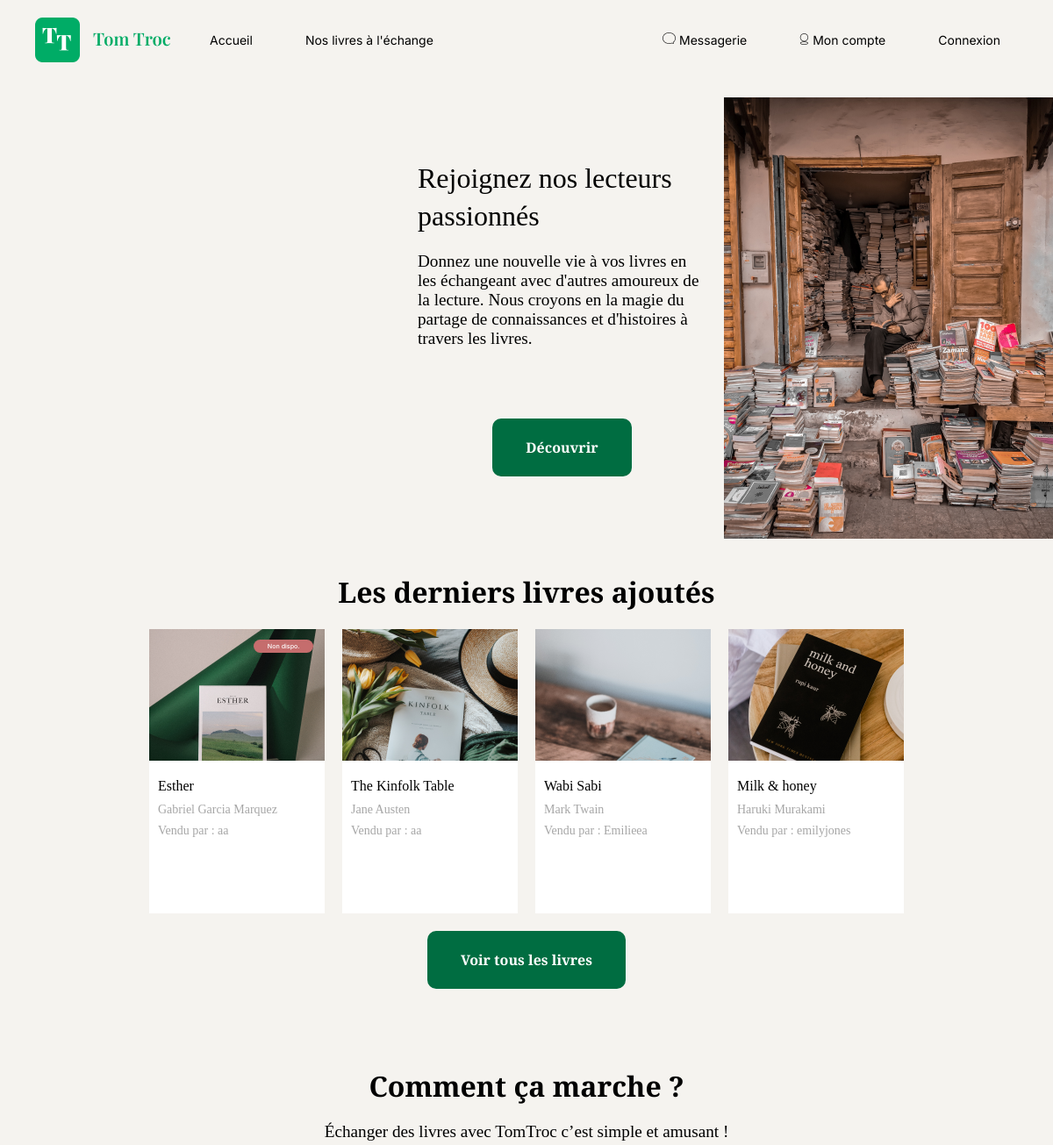
Before: / (upper part) with the older database file.
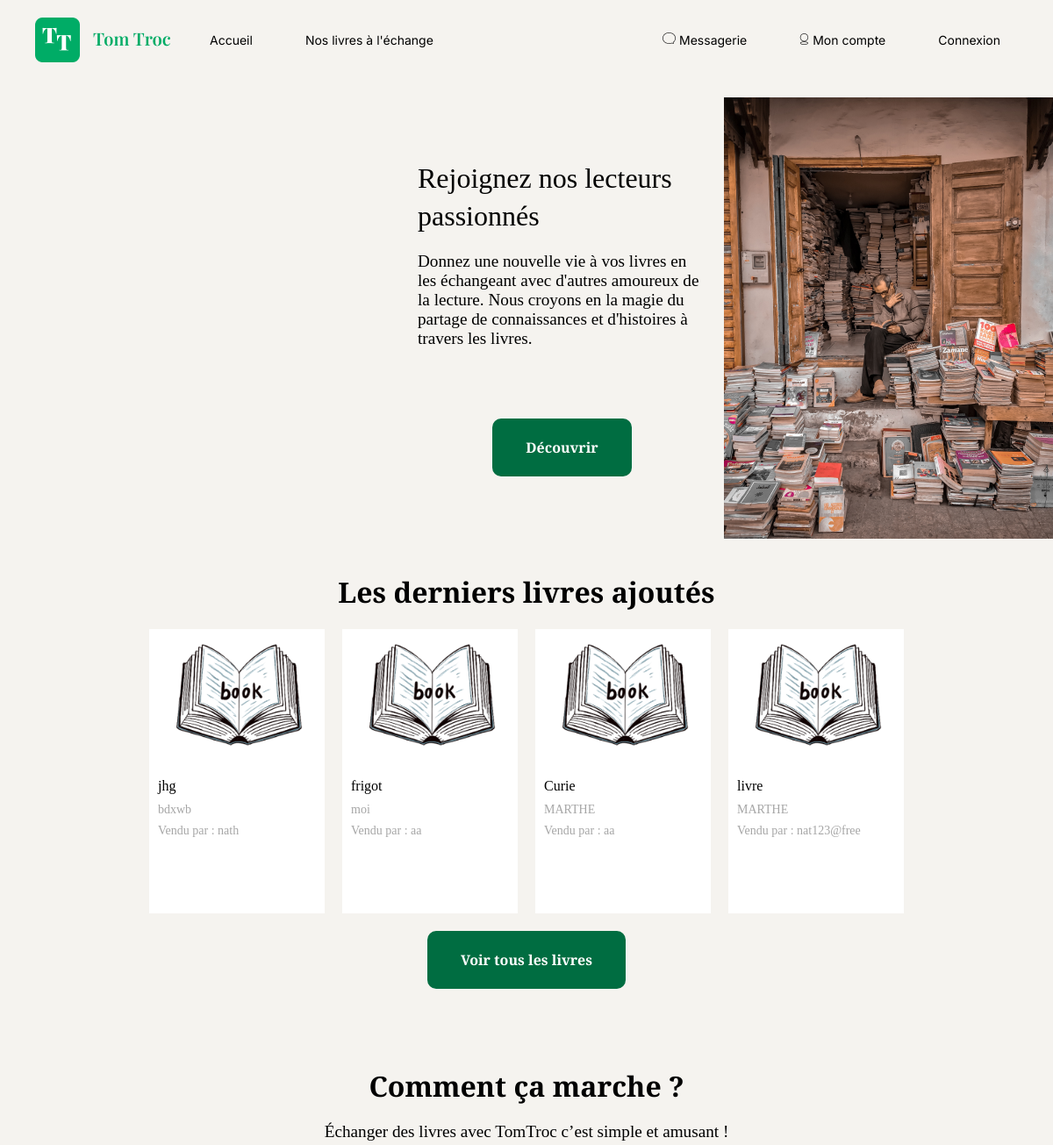
After: the same page with the newer database file.
### tables this page shows
CREATE TABLE IF NOT EXISTS `book` (
  `id` int NOT NULL AUTO_INCREMENT,
  `title` varchar(255) NOT NULL,
  `author` varchar(255) NOT NULL,
  `img` varchar(255) NOT NULL,
  `description` text NOT NULL,
  `createdAt` timestamp NOT NULL DEFAULT CURRENT_TIMESTAMP,
  `updatedAt` timestamp NULL DEFAULT CURRENT_TIMESTAMP,
  `available` tinyint(1) NOT NULL,
  `user_id` int DEFAULT NULL,
  PRIMARY KEY (`id`),
  KEY `fk_user` (`user_id`)
);

CREATE TABLE IF NOT EXISTS `user` (
  `id` int NOT NULL AUTO_INCREMENT,
  `username` varchar(100) NOT NULL,
  `email` varchar(100) NOT NULL,
  `password` varchar(255) NOT NULL,
  `profilePicture` varchar(255) NOT NULL,
  `role` enum('user','admin','moderator') DEFAULT 'user',
  `is_active` tinyint(1) DEFAULT '1',
  `created_at` datetime DEFAULT CURRENT_TIMESTAMP,
  `updated_at` datetime DEFAULT CURRENT_TIMESTAMP ON UPDATE CURRENT_TIMESTAMP,
  PRIMARY KEY (`id`)
);

### views/View.php (called while the page is built, shortened)
<?php
class View
{
    public function render(string $viewName, array $params = []): void
    {
        $viewPath = $this->buildViewPath($viewName);
        $description = $this->_renderViewFromTemplate($viewPath, $params);
    }
    private function _renderViewFromTemplate(string $viewPath, array $params = []): string
    {
        if (file_exists($viewPath)) {
            extract($params);
            require($viewPath);
            return ob_get_clean();
        } else {
            throw new Exception("La vue '$viewPath' est introuvable.");
        }
    }
    private function buildViewPath(string $viewName): string
    {
        return TEMPLATE_VIEW_PATH . $viewName . '.php';
    }
}

### controllers/BookController.php (called while the page is built, shortened)
<?php
class BookController
{
    private $bookManager;
    public function __construct()
    {
        $this->bookManager = new BookManager();
    }
    public function showHome(): void
    {
        $books = $this->bookManager->getBooks();
        $view = new View("Accueil");
        $view->render("home", ['books' => $books]);
    }
}

### index.php (called while the page is built, shortened)
<?php
$action = Utils::request('action', 'home');
try {
    $bookController = new BookController();
    switch ($action) {
        case 'home':
            $bookController->showHome();
            break;
    }
} catch (Exception $e) {
    error_log("Exception capturée : " . $e->getMessage());
    $errorView = new View('Erreur');
    $errorView->render('errorPage', ['errorMessage' => $e->getMessage()]);
}

### models/DBmanager.php (called while the page is built, shortened)
<?php
class DBManager
{
    private static $instance;
    private $db;
    private function __construct()
    {
        $this->db = new PDO('mysql:host=' . DB_HOST . ';dbname=' . DB_NAME . ';charset=utf8', DB_USER, DB_PASS);
        $this->db->setAttribute(PDO::ATTR_ERRMODE, PDO::ERRMODE_EXCEPTION);
        $this->db->setAttribute(PDO::ATTR_DEFAULT_FETCH_MODE, PDO::FETCH_ASSOC);
    }
    public static function getInstance() : DBManager
    {
        if (!self::$instance) {
            self::$instance = new DBManager();
        }
        return self::$instance;
    }
    public function query(string $sql, ?array $params = null) : PDOStatement
    {
        if ($params == null) {
            $query = $this->db->query($sql);
        } else {
            $query = $this->db->prepare($sql);
            $query->execute($params);
        }
        return $query;
    }
}

### models/BookManager.php (called while the page is built, shortened)
<?php
class bookManager extends AbstractEntityManager
{
    public function getBooks(array $criteria = [], array $orders = [], int $limit = 0): array
    {
        $sql = "SELECT * FROM book";
        $params = [];
        $sql .= " ORDER BY createdAt DESC";
        $sql .= " LIMIT 4";
        $result = $this->db->query($sql, $params);
        $books = [];
        while ($bookData = $result->fetch(PDO::FETCH_ASSOC)) {
            $books[] = new Book($bookData);
        }
        return $books;
    }
}

### models/AbstractEntity.php (called while the page is built, shortened)
<?php
abstract class AbstractEntity
{
    protected function hydrate(array $data) : void
    {
        foreach ($data as $key => $value) {
            $method = 'set' . str_replace('_', '', ucwords($key, '_'));
        }
    }
}

### models/Book.php (called while the page is built, shortened)
<?php
class Book extends AbstractEntity
{
    protected int $id;
    private ?User $user = null;
    private string $title = "";
    private string $author = "";
    private ?string $img = null;
    private bool $available = true;
    public function __construct(array $data = [])
    {
        $this->id = $data['id'] ?? 0;
        $this->userId = $data['user_id'] ?? 0;
        $this->title = $data['title'] ?? '';
        $this->author = $data['author'] ?? '';
        $this->img = isset($data['img']) ? $data['img'] : '/assets/img/defaultBook.webp';
        $this->available = isset($data['available']) ? (bool)$data['available'] : true;
        if ($this->userId !== 0) {
            $userManager = new UserManager();
            $this->user = $userManager->getUserById($this->userId);
        }
    }
    public function getId(): int
    {
        return $this->id;
    }
    public function setId(int $id): void
    {
        $this->id = $id;
    }
    public function setTitle(string $title): void
    {
        $this->title = $title;
    }
    public function getTitle(): string
    {
        return $this->title;
    }
    public function setAuthor(string $author): void
    {
        $this->author = $author;
    }
    public function getAuthor(): string
    {
        return $this->author;
    }
    public function setImg(?string $img): void
    {
        $this->img = $img;
    }
    public function getImg(): ?string
    {
        return $this->img;
    }
    public function setAvailable(bool $available): void
    {
        $this->available = $available;
    }
    public function isAvailable(): bool
    {
        return $this->available;
    }
    public function setCreatedAt(string|DateTime $createdAt, string $format = 'Y-m-d H:i:s'): void
    {
        if (is_string($createdAt)) {
            $createdAt = DateTime::createFromFormat($format, $createdAt);
        }
    }
    public function setUpdatedAt(string|DateTime|null $updatedAt): void
    {
        if ($updatedAt === null) {
            $this->updatedAt = null;
        } elseif (is_string($updatedAt)) {
            $this->updatedAt = DateTime::createFromFormat('Y-m-d H:i:s', $updatedAt);
        } elseif ($updatedAt instanceof DateTime) {
            $this->updatedAt = $updatedAt;
        }
    }
    public function getUser(): ?User
    {
        return $this->user;
    }
}

### models/UserManager.php (called while the page is built, shortened)
<?php
class UserManager extends AbstractEntityManager
{
    public function getUserById(int $id): ?User
    {
        $sql = "SELECT * FROM user WHERE id = :id";
        try {
            $result = $this->db->query($sql, [":id" => $id]);
            $userData = $result->fetch(PDO::FETCH_ASSOC);
            return $userData ? new User($userData) : null;
        } catch (PDOException $e) {
            error_log("Erreur lors de la recherche de l'utilisateur : " . $e->getMessage());
            return null;
        }
    }
}

### models/User.php (called while the page is built, shortened)
<?php
class User extends AbstractEntity
{
    protected int $id;
    private string $username;
    public function getId(): int
    {
        return $this->id;
    }
    public function getUsername(): string
    {
        return $this->username;
    }
    public function setId(int $id): void
    {
        $this->id = $id;
    }
    public function setUsername(string $username): void
    {
        $this->username = $username;
    }
}

### views/templates/include/book-card.php (the view)
<div class="book-card" data-book-id="<?= htmlspecialchars($book->getId()) ?>" data-title="<?= htmlspecialchars($book->getTitle()) ?>" data-author="<?= htmlspecialchars($book->getAuthor()) ?>">
    <a href="index.php?action=book-detail&id=<?= htmlspecialchars($book->getId()) ?>">
        <div class="image-container">
            <?php
            $imgSrc = $book->getImg() ?? '';
            if (!empty($imgSrc) && file_exists($_SERVER['DOCUMENT_ROOT'] . '/' . $imgSrc)) {
            ?>
                <img src="<?= htmlspecialchars($imgSrc) ?>" alt="Image de <?= htmlspecialchars($book->getTitle()) ?>">
            <?php } else { ?>
                <p>Image non disponible</p>
            <?php } ?>
    </a>
    <?php if (!$book->isAvailable()) { ?>
        <div class="availability-badge">Non dispo.</div>
    <?php } ?>
</div>
<div class="text-book-card">
    <h3><?= htmlspecialchars($book->getTitle()) ?? 'Titre non disponible' ?></h3>
    <p class="author"><?= htmlspecialchars($book->getAuthor()) ?? 'Auteur non disponible' ?></p>
    <?php if ($book->getUser()) { ?>
        <p class="seller">
            Vendu par :
            <a href="index.php?action=showPublicAccount&user_id=<?= htmlspecialchars($book->getUser()->getId()) ?>">
                <?= htmlspecialchars($book->getUser()->getUsername()) ?>
            </a>
        </p>
    <?php } else { ?>
        <p class="seller">Vendeur inconnu</p>
    <?php } ?>
</div>
</div>

### views/templates/home.php (shortened to what the changed rows need)
<section class="intro-container">
    <div class="intro-wrapper">
        <h2 class="title">Rejoignez nos lecteurs passionnés</h2>
    </div>
</section>
<section class="book-list">
    <h2 class="section-title">Les derniers livres ajoutés</h2>
    <div class="books">
        <?php if (!empty($books)) { ?>
            <?php foreach ($books as $book) { ?>
                <?php include 'include/book-card.php'; ?>
            <?php } ?>
        <?php } else { ?>
            <p>Aucun livre disponible pour le moment.</p>
        <?php } ?>
</section>
<section class="how-it-works">
    <h2 class="section-title">Comment ça marche ?</h2>
</section>

Changed rows visible on the page:
no longer on this page (row edited): book: img+title (picture), available "Non dispo.", title "Esther", author "Gabriel Garcia Marquez", user.username "aa"
no longer on this page (row edited): book: img+title (picture), title "The Kinfolk Table", author "Jane Austen", user.username "aa"
no longer on this page (row edited): book: img+title (picture), title "Wabi Sabi", author "Mark Twain", user.username "Emilieea"
no longer on this page (row unchanged): book: img+title (picture), title "Milk & honey", author "Haruki Murakami", user.username "emilyjones"
added book: img (placeholder picture), title "jhg", author "bdxwb", user.username "nath"
added book: img (placeholder picture), title "frigot", author "moi", user.username "aa"
added book: img (placeholder picture), title "Curie", author "MARTHE", user.username "aa"
added book: img (placeholder picture), title "livre", author "MARTHE", user.username "nat123@free"
